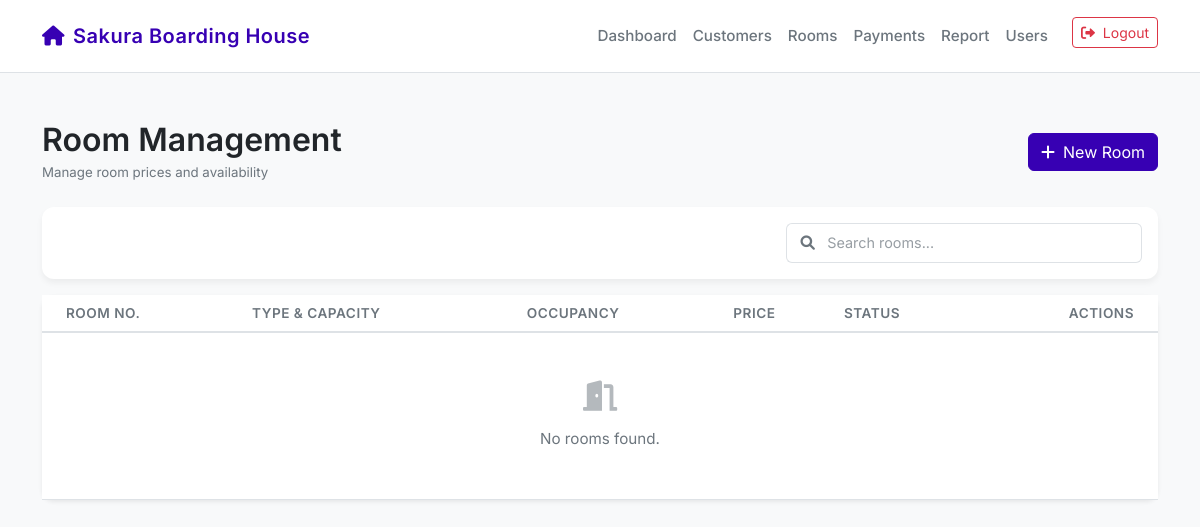
Before: /rooms/ (signed in) with the older database file.
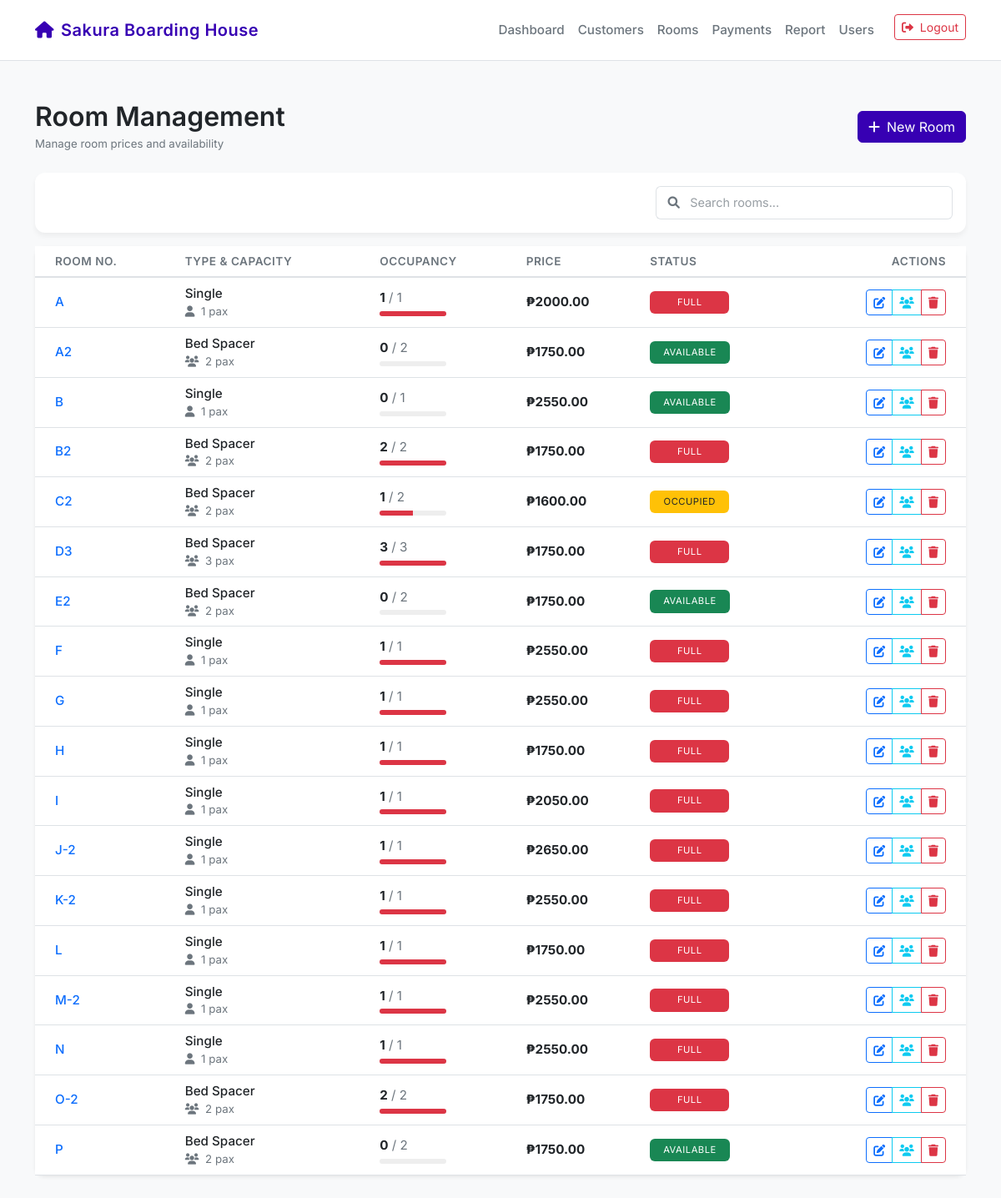
After: the same page with the newer database file.
### Payment_Scheduler/models.py (models this page shows, shortened)
class Room(models.Model):
    STATUS_CHOICES = (
        ('Available', 'Available'),
        ('Under Maintenance', 'Under Maintenance'),
        ('Occupied', 'Occupied'),
    )
    TYPE_CHOICES = (
        ('Single', 'Single'),
        ('Bed Spacer', 'Bed Spacer'),
    )
    @property
    def occupancy_percent(self):
        if not self.capacity or self.capacity == 0:
            return 0
        count = getattr(self, 'active_customers_count', 0)
        return min(int((count / self.capacity) * 100), 100)
    room_number = models.CharField(max_length=50, unique=True, verbose_name="Room No.")
    date_created = models.DateTimeField(auto_now_add=True)
    status = models.CharField(max_length=20, choices=STATUS_CHOICES, default='Available')
    room_type = models.CharField(max_length=50, choices=[('Single', 'Single'), ('Bed Spacer', 'Bed Spacer')])
    capacity = models.IntegerField(default=1) # How many people can occupy
    price = models.DecimalField(max_digits=10, decimal_places=2, verbose_name="Room Price")
    date_left = models.DateField(null=True, blank=True) # New field

### Payment_Scheduler/views.py (the view)
# urls.py: path('rooms/', views.room_view, name='rooms'),
@login_required
@admin_required
def room_view(request):
    rooms = (
        Room.objects.annotate(
            active_customers_count=Count(
                'customers',
                filter=Q(customers__status='Active')
            )
        )
        .order_by('room_number')
    )
    for r in rooms:
        if r.status != 'Under Maintenance':
            new_status = 'Available' if r.active_customers_count == 0 else 'Occupied'
            if r.status != new_status:
                r.status = new_status
                r.save(update_fields=['status'])
    return render(request, 'Payment_Scheduler/room.html', {'rooms': rooms})

### Payment_Scheduler/views.py (called while the page is built)
def is_admin(user):
    return user.role == 'Admin'

### Payment_Scheduler/templates/Payment_Scheduler/room.html (shortened to what this page needs)
{% extends 'Payment_Scheduler/base.html' %}
{% block content %}
<div class="d-flex justify-content-between align-items-center mb-4">
    <div>
        <h2 class="mb-1">Room Management</h2>
        <p class="text-secondary small mb-0">Manage room prices and availability</p>
    </div>
    <a href="{% url 'room_create' %}" class="btn btn-primary">
        <i class="fas fa-plus me-2"></i>New Room
    </a>
</div>
<div class="card border-0 mb-3">
    <div class="card-body">
        <div class="row g-2 justify-content-end">
            <div class="col-sm-6 col-md-4">
                <div class="input-group">
                    <span class="input-group-text bg-white border-end-0">
                        <i class="fas fa-search text-secondary"></i>
                    </span>
                    <input type="search" id="roomSearch" name="room_search" class="form-control border-start-0 ps-0" placeholder="Search rooms...">
                </div>
            </div>
        </div>
    </div>
</div>
<div class="card border-0 shadow-sm">
    <div class="table-responsive">
        <table class="table table-hover mb-0">
            <thead class="bg-light">
                <tr>
                    <th class="ps-4">Room No.</th>
                    <th>Type & Capacity</th>
                    <th>Occupancy</th>
                    <th>Price</th>
                    <th>Status</th>
                    <th class="text-end pe-4">Actions</th>
                </tr>
            </thead>
            <tbody>
                {% for room in rooms %}
                <tr>
                    <td class="ps-4 fw-medium text-primary">{{ room.room_number }}</td>
                    <td>
                        <div class="fw-medium">{{ room.room_type }}</div>
                        <div class="small text-muted">
                            <i class="fas {% if room.room_type == 'Bed Spacer' %}fa-users{% else %}fa-user{% endif %} me-1"></i>
                            {{ room.capacity|default:1 }} pax
                        </div>
                    </td>
                    <td>
                        <div class="indicator-room">
                            <span class="fw-bold">{{ room.active_customers_count|default:0 }}</span>
                            <span class="text-muted">/ {{ room.capacity|default:1 }}</span>
                        </div>
                        <div class="progress mt-1" style="height: 6px; width: 80px; background-color: #eee; overflow: hidden;">
                            <div class="progress-bar {% if room.active_customers_count == 0 %}bg-success{% else %}bg-danger{% endif %}"
                                 role="progressbar"
                                 data-width="{{ room.occupancy_percent|default:0 }}">
                            </div>
                        </div>
                    </td>
                    <td class="fw-bold">₱{{ room.price }}</td>
                    <td>
                        {% if room.active_customers_count == 0 %}
                            <span class="badge bg-success text-white fw-normal px-3 py-2">AVAILABLE</span>
                        {% elif room.active_customers_count >= room.capacity %}
                            <span class="badge bg-danger text-white fw-normal px-3 py-2">FULL</span>
                        {% else %}
                            <span class="badge bg-warning text-dark fw-normal px-3 py-2">OCCUPIED</span>
                        {% endif %}
                    </td>
                    <td class="text-end pe-4">
                        <div class="btn-group btn-group-sm">
                            <a href="{% url 'room_edit' room.pk %}" class="btn btn-outline-primary" title="Edit">
                                <i class="fas fa-edit"></i>
                            </a>
                            <a href="{% url 'room_occupants' room.pk %}" class="btn btn-outline-info" title="View Occupants">
                                <i class="fas fa-users"></i>
                            </a>
                            <a href="{% url 'room_delete' room.pk %}" class="btn btn-outline-danger" title="Delete">
                                <i class="fas fa-trash"></i>
                            </a>
                        </div>
                    </td>
                </tr>
                {% empty %}
                <tr>
                    <td colspan="6" class="text-center py-5 text-secondary">
                        <i class="fas fa-door-open fa-2x mb-3 d-block opacity-50"></i>
                        No rooms found.
                    </td>
                </tr>
                {% endfor %}
            </tbody>
        </table>
    </div>
</div>
{% endblock %}

### Payment_Scheduler/templates/Payment_Scheduler/base.html (shortened to what this page needs)
<!DOCTYPE html>
<html lang="en">
<head>
    <link href="https://cdn.jsdelivr.net/npm/bootstrap@5.3.0/dist/css/bootstrap.min.css" rel="stylesheet">
    <link href="https://cdnjs.cloudflare.com/ajax/libs/font-awesome/6.0.0/css/all.min.css" rel="stylesheet">
</head>
<body>
    <nav class="navbar navbar-expand-lg navbar-light mb-5">
        <div class="container">
            <a class="navbar-brand" href="{% url 'dashboard' %}">
                <i class="fas fa-home me-2"></i>Sakura Boarding House
            </a>
            <div class="collapse navbar-collapse" id="navbarNav">
                <ul class="navbar-nav ms-auto">
                    {% if user.is_authenticated %}
                        <li class="nav-item"><a class="nav-link" href="{% url 'dashboard' %}">Dashboard</a></li>
                        {% if user.role == 'Admin' %}
                        <li class="nav-item"><a class="nav-link" href="{% url 'customers' %}">Customers</a></li>
                        <li class="nav-item"><a class="nav-link" href="{% url 'rooms' %}">Rooms</a></li>
                        <li class="nav-item"><a class="nav-link" href="{% url 'payment' %}">Payments</a></li>
                        <li class="nav-item"><a class="nav-link" href="{% url 'report' %}">Report</a></li>
                        <li class="nav-item"><a class="nav-link" href="{% url 'users' %}">Users</a></li>
                        {% endif %}
                        <li class="nav-item ms-3">
                            <a class="btn btn-sm btn-outline-danger" href="{% url 'logout' %}">
                                <i class="fas fa-sign-out-alt me-1"></i> Logout
                            </a>
                        </li>
                    {% endif %}
                </ul>
            </div>
        </div>
    </nav>
    <div class="container pb-5">
        {% block content %}
        {% endblock %}
    </div>
</body>
</html>

### Payment_Scheduler/templates/Payment_Scheduler/base.html (style rules this page uses)
:root { --bg-color: #f8f9fa; --card-bg: #ffffff; --text-primary: #212529; --text-secondary: #6c757d; --accent-color: #6200ea; --primary-color: #3700b3; --success-color: #03dac6; --error-color: #cf6679; --border-color: #dee2e6; }
body { background-color: var(--bg-color); color: var(--text-primary); font-family: 'Inter', -apple-system, BlinkMacSystemFont, "Segoe UI", Roboto, "Helvetica Neue", Arial, sans-serif; -webkit-font-smoothing: antialiased; -moz-osx-font-smoothing: grayscale; min-height: 100vh; font-size: 0.95rem; }
.form-control, .form-select { font-size: 0.9rem; padding: 0.5rem 0.75rem; border-radius: 6px; }
.input-group-text { background-color: #fff; border-right: none; color: var(--text-secondary); font-size: 0.9rem; border-top-left-radius: 6px; border-bottom-left-radius: 6px; }
.input-group .form-control, .input-group .form-select { border-left: none; border-top-right-radius: 6px; border-bottom-right-radius: 6px; }
.input-group-text i { width: 1.2em; text-align: center; }
.navbar { background-color: var(--card-bg); border-bottom: 1px solid var(--border-color); padding: 1rem 0; }
.navbar-brand { font-weight: 600; color: var(--primary-color) !important; letter-spacing: 0.5px; }
.nav-link { color: var(--text-secondary) !important; font-weight: 500; transition: color 0.3s ease; }
.card { background-color: var(--card-bg); border: 1px solid var(--border-color); border-radius: 12px; box-shadow: 0 4px 6px rgba(0, 0, 0, 0.05); }
.table { color: var(--text-primary); border-color: var(--border-color); }
.table thead th { border-bottom: 2px solid var(--border-color); color: var(--text-secondary); font-weight: 600; text-transform: uppercase; font-size: 0.85rem; letter-spacing: 0.5px; }
.table tbody td { border-bottom: 1px solid var(--border-color); vertical-align: middle; }
.btn-primary { background-color: var(--primary-color); border-color: var(--primary-color); }
h2, h3 { font-weight: 600; margin-bottom: 1.5rem; color: var(--text-primary); }
.form-control, .form-select { background-color: #ffffff; border: 1px solid var(--border-color); color: var(--text-primary); }
.form-control::placeholder { color: var(--text-secondary); opacity: 0.7; }
.text-muted { color: #6c757d !important; }

### Payment_Scheduler/templates/Payment_Scheduler/room.html (style rules this page uses)
.table td { vertical-align: middle; }
.badge { min-width: 95px; font-size: 0.7rem; letter-spacing: 0.5px; }
.progress-bar { width: 0%; transition: width 0.8s ease-in-out; }

Changed rows visible on the page:
added Room: room_number "A", room_type "Single", capacity "1", active_customers_count "1", price "2000.00", shows "FULL"
added Room: room_number "A2", room_type "Bed Spacer", capacity "2", active_customers_count "0", price "1750.00", shows "AVAILABLE"
added Room: room_number "B", room_type "Single", capacity "1", active_customers_count "0", price "2550.00", shows "AVAILABLE"
added Room: room_number "B2", room_type "Bed Spacer", capacity "2", active_customers_count "2", price "1750.00", shows "FULL"
added Room: room_number "C2", room_type "Bed Spacer", capacity "2", active_customers_count "1", price "1600.00", shows "OCCUPIED"
added Room: room_number "D3", room_type "Bed Spacer", capacity "3", active_customers_count "3", price "1750.00", shows "FULL"
added Room: room_number "E2", room_type "Bed Spacer", capacity "2", active_customers_count "0", price "1750.00", shows "AVAILABLE"
added Room: room_number "F", room_type "Single", capacity "1", active_customers_count "1", price "2550.00", shows "FULL"
added Room: room_number "G", room_type "Single", capacity "1", active_customers_count "1", price "2550.00", shows "FULL"
added Room: room_number "H", room_type "Single", capacity "1", active_customers_count "1", price "1750.00", shows "FULL"
added Room: room_number "I", room_type "Single", capacity "1", active_customers_count "1", price "2050.00", shows "FULL"
added Room: room_number "J-2", room_type "Single", capacity "1", active_customers_count "1", price "2650.00", shows "FULL"
added Room: room_number "K-2", room_type "Single", capacity "1", active_customers_count "1", price "2550.00", shows "FULL"
added Room: room_number "L", room_type "Single", capacity "1", active_customers_count "1", price "1750.00", shows "FULL"
added Room: room_number "M-2", room_type "Single", capacity "1", active_customers_count "1", price "2550.00", shows "FULL"
added Room: room_number "N", room_type "Single", capacity "1", active_customers_count "1", price "2550.00", shows "FULL"
added Room: room_number "O-2", room_type "Bed Spacer", capacity "2", active_customers_count "2", price "1750.00", shows "FULL"
added Room: room_number "P", room_type "Bed Spacer", capacity "2", active_customers_count "0", price "1750.00", shows "AVAILABLE"
Other visible differences:
text no longer shown: "No rooms found."
